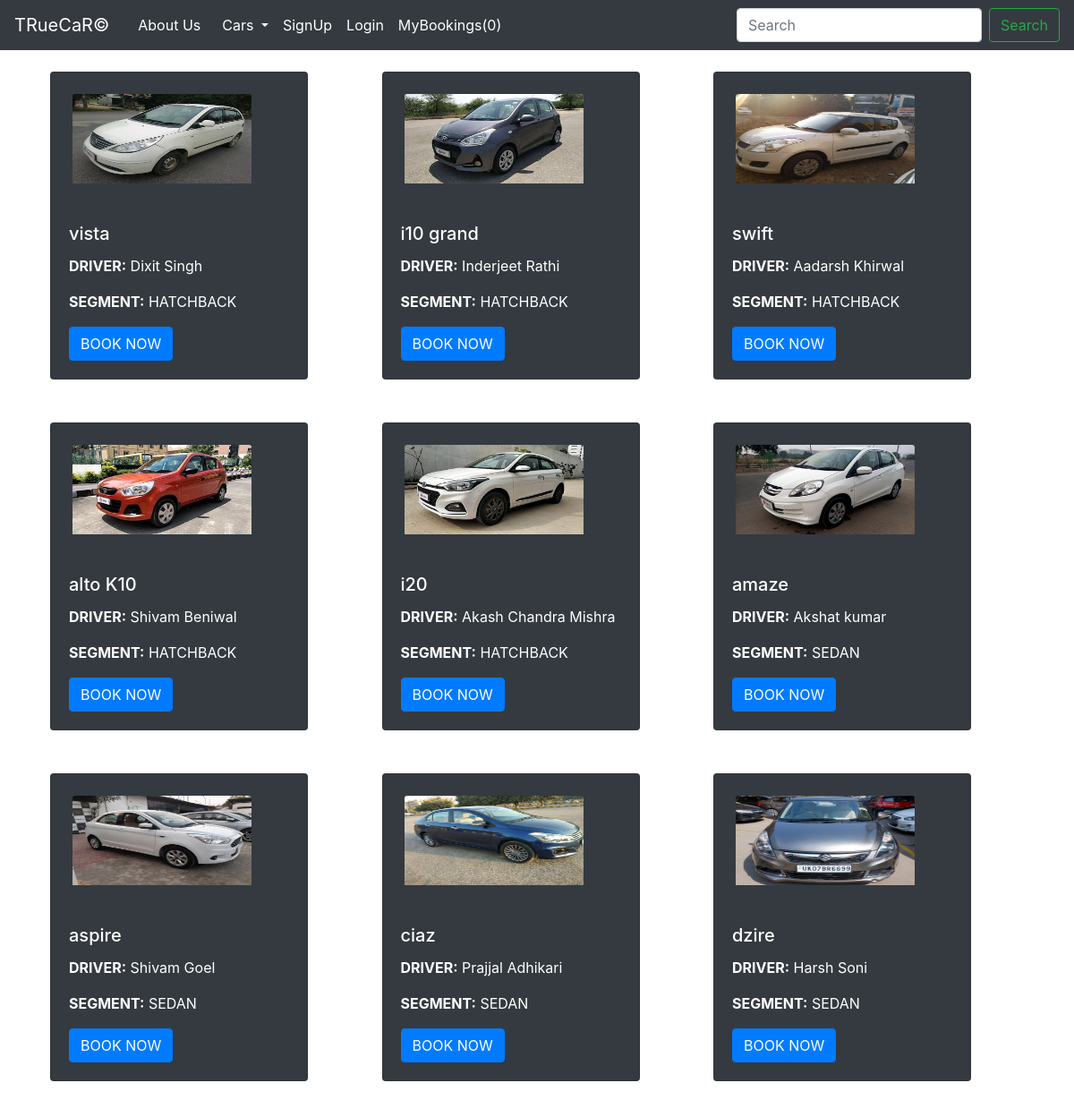
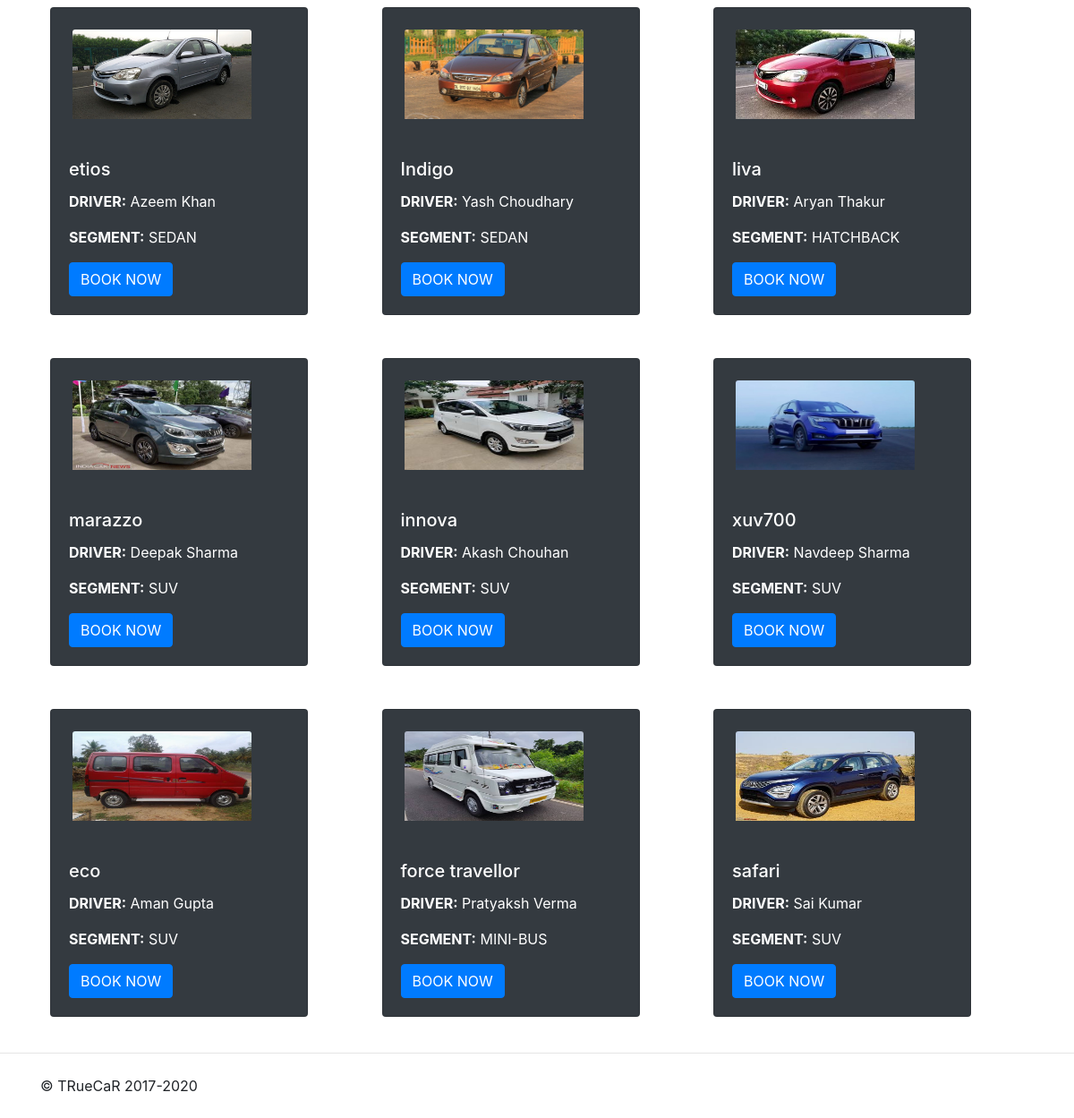
Page /truecar/search/ on the committed database (2 pictures, top to bottom).
### truecar/models.py (models this page shows, shortened)
class Allcars(models.Model):
    product_id = models.AutoField(primary_key=True)
    product_name = models.CharField(max_length=50)
    category = models.CharField(max_length=50, default="")
    sub_category = models.CharField(max_length=50, default="")
    make = models.IntegerField(default=0)
    desc = models.CharField(max_length=300)
    pub_date = models.DateField()
    image = models.ImageField(upload_to="allcars/images", default="")

### truecar/views.py (the view)
# urls.py: path("search/", views.search, name='search'),
def search(request):
    allcars = Allcars.objects.all()
    query = request.GET.get('search', '')
    test1 = [item for item in allcars if searchMatch(query, item)]
    params = {'test1': test1}
    return render(request, 'truecar/search.html', params)

### truecar/views.py (called while the page is built)
def searchMatch(query, item):
    if query in item.desc or query in item.product_name or query in item.category:
        return True
    else:
        return False

### truecar/templates/truecar/search.html (shortened to what this page needs)
{% extends 'truecar/basic.html' %}
{% block body %}
<div class="container">
 {% for i in test1 %}
                                <div class="col-xs-3 col-sm-3 col-md-4 my-4">
                                  <div class="card text-white bg-dark" style="width: 18rem;">
                                    <img src='/media/{{i.image}}' class="card-img-top ml-4 mr-4 my-4" alt="...">
                                    <div class="card-body">
                                      <h5 class="card-title" id="namepr{{i.id}}">{{i.product_name}}</h5>
                                        <p class="card-text" id="descpr{{i.id}}"> <b>DRIVER:</b> {{i.desc}}</p>
                                       <p class="card-text"><b>SEGMENT:</b> {{i.category}}</p>
                                      <button id="pr{{i.id}}" class="btn btn-primary cart">BOOK NOW</button>
                                    </div>
                                  </div>
                                </div>
                            {% endfor %}
</div>
{% endblock %}

### rows in the picture
Allcars: image (picture), product_name "vista", desc "Dixit Singh", category "HATCHBACK"
Allcars: image (picture), product_name "i10 grand", desc "Inderjeet Rathi", category "HATCHBACK"
Allcars: image (picture), product_name "swift", desc "Aadarsh Khirwal", category "HATCHBACK"
Allcars: image (picture), product_name "alto K10", desc "Shivam Beniwal", category "HATCHBACK"
Allcars: image (picture), product_name "i20", desc "Akash Chandra Mishra", category "HATCHBACK"
Allcars: image (picture), product_name "amaze", desc "Akshat kumar", category "SEDAN"
Allcars: image (picture), product_name "aspire", desc "Shivam Goel", category "SEDAN"
Allcars: image (picture), product_name "ciaz", desc "Prajjal Adhikari", category "SEDAN"
Allcars: image (picture), product_name "dzire", desc "Harsh Soni", category "SEDAN"
Allcars: image (picture), product_name "etios", desc "Azeem Khan", category "SEDAN"
Allcars: image (picture), product_name "Indigo", desc "Yash Choudhary", category "SEDAN"
Allcars: image (picture), product_name "liva", desc "Aryan Thakur", category "HATCHBACK"
Allcars: image (picture), product_name "marazzo", desc "Deepak Sharma", category "SUV"
Allcars: image (picture), product_name "innova", desc "Akash Chouhan", category "SUV"
Allcars: image (picture), product_name "xuv700", desc "Navdeep Sharma", category "SUV"
Allcars: image (picture), product_name "eco", desc "Aman Gupta", category "SUV"
Allcars: image (picture), product_name "force travellor", desc "Pratyaksh Verma", category "MINI-BUS"
Allcars: image (picture), product_name "safari", desc "Sai Kumar", category "SUV"
